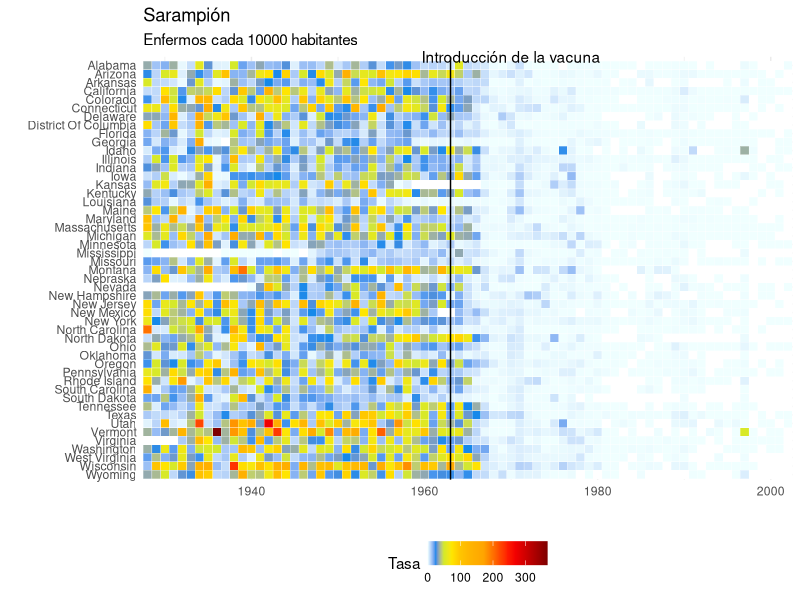

Write the R code that produced this figure.
## ---- chunk 1
library(tidyverse)

## ---- chunk 2

# Measels
# devtools::install_github("rafalab/dslabs")
library(dslabs)
diseases <- dslabs::us_contagious_diseases

# Research!
jet.colors <- colorRampPalette(c("#F0FFFF", "cyan", "#007FFF", "yellow", "#FFBF00", "orange", "red", "#7F0000"), bias = 2.25)


diseases %>% 
  filter(disease == "Measles") %>% 
  filter(!state %in% c("Hawaii", "Alaska")) %>% 
  mutate(rate = count / population * 10000 * 52 / weeks_reporting) %>% 
  mutate(state = reorder(state, desc(state))) %>% 
  ggplot(aes(year, state, fill=rate)) + 
  geom_tile(color = "white") + 
  scale_fill_gradientn(colors = jet.colors(16), na.value = "white", name = "Tasa") + ## research!
  scale_x_continuous(expand = c(0, 0)) + 
  labs(x = "", y = "", title = "Sarampión", subtitle = "Enfermos cada 10000 habitantes") +
  geom_vline(xintercept = 1963) + 
  annotate(geom = "text", x=1970, y = 50, label = "Introducción de la vacuna") + 
  theme_minimal() + 
  coord_cartesian(clip = 'off') + 
  theme(
    legend.position = "bottom",
  )
